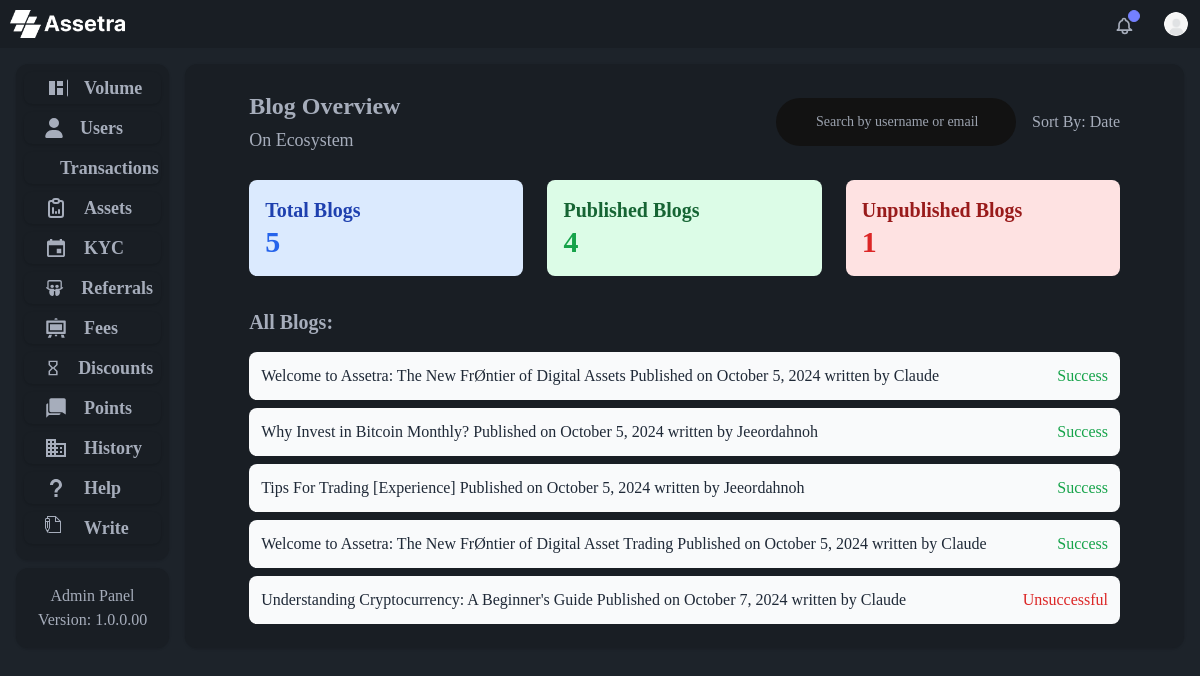
/blog_overview, run on the app's committed database.
### admin_panel/models.py (models this page shows, shortened)
class Blog(models.Model):
    title = models.CharField(max_length=200)
    slug = models.SlugField(unique=True, max_length=200, blank=True)
    author = models.ForeignKey(User, on_delete=models.CASCADE)
    content = models.TextField()
    category = models.ForeignKey(
        "Category", on_delete=models.SET_NULL, null=True, blank=True
    )
    cover_image = models.ImageField(upload_to="blog_images/", null=True, blank=True)
    created_at = models.DateTimeField(auto_now_add=True)
    is_published = models.BooleanField(default=False)
    tags = models.ManyToManyField("Tag", related_name="posts", blank=True)

class User(AbstractUser):
    country = models.CharField(max_length=100, null=True, blank=True)
    dob = models.DateField(null=True, blank=True)
    mobile = models.CharField(max_length=15, null=True, blank=True)
    verified = models.BooleanField(default=False)
    profile = models.ImageField(upload_to="profile/", null=True, blank=True)

### admin_panel/views.py (the view)
# urls.py: path("blog_overview", views.blog_overview, name="blog_overview"),
def blog_overview(request):
    blogs = Blog.objects.all()
    published_blog = blogs.filter(is_published=True).count()
    unpublished_blog = blogs.filter(is_published=False).count()
    context = {
        "blogs": blogs,
        "published_blog": published_blog,
        "unpublished_blog": unpublished_blog,
    }
    return render(request, "admin_panel/blog_overview.html", context)

### admin_panel/templates/admin_panel/blog_overview.html
{% extends "admin_panel/layout.html" %} {% block body %}
<div class="container rounded-xl bg-base-200 shadow h-full px-16 py-6">
  <div class="flex justify-between items-center mb-6">
    <div class="text-left">
      <h5 class="h5 font-semibold">Blog Overview</h5>
      <h6 class="h6 font-normal">On Ecosystem</h6>
    </div>
    <div class="flex items-center">
        <form method="GET" action="{% url 'search_blogs' %}" class="mr-4">
            <input
              type="text"
              id="defult-search"
              name="search_term"
              class="block w-[20dvw] h-2/3 p-4 ps-10 text-sm rounded-full"
              placeholder="Search by username or email"
            />
          </form>
      <button type="button" class="text-[16px] font-normal">
        Sort By: Date {{order}}
      </button>
    </div>
  </div>
  <div class="grid grid-cols-1 md:grid-cols-3 gap-6 mb-8">
    <div class="bg-blue-100 p-4 rounded-lg">
      <h2 class="text-xl font-semibold text-blue-800">Total Blogs</h2>
      <p class="text-3xl font-bold text-blue-600">{{ blogs.count }}</p>
    </div>
    <div class="bg-green-100 p-4 rounded-lg">
      <h2 class="text-xl font-semibold text-green-800">Published Blogs</h2>
      <p class="text-3xl font-bold text-green-600">
        {{ published_blog }}
      </p>
    </div>
    <div class="bg-red-100 p-4 rounded-lg">
      <h2 class="text-xl font-semibold text-red-800">Unpublished Blogs</h2>
      <p class="text-3xl font-bold text-red-600">
        {{ unpublished_blog }}
      </p>
    </div>
  </div>
  <div>
    <h3 class="text-xl font-semibold mb-4">All Blogs:</h3>
    <ul class="space-y-2 overflow-y-auto max-h-[400px] scrollbar-hide">
      {% for blog in blogs %}
      <li>
        <a href="{% url 'blog' id=blog.id %}" class="bg-gray-50 p-3 rounded-lg flex justify-between items-center">
          <span class="text-gray-800">
            <span class="font-medium">{{ blog.title }}</span>
            Published on
            <span class="font-medium"
              >{{ blog.created_at|date:"F j, Y" }}  written by  {{ blog.author|title }}</span
            >
          </span>
          <span
            class="{% if blog.is_published %}text-green-600{% else %}text-red-600{% endif %} font-medium"
          >
            {{ blog.is_published | yesno:"Success,Unsuccessful" }}
          </span>
        </a>
      </li>
      {% endfor %}
    </ul>
  </div>
</div>
{% endblock %}

### data on the page
Blog: title "Welcome to Assetra: The New FrØntier of Digital Assets", created_at "October 5, 2024", author "Claude", is_published "Success"
Blog: title "Why Invest in Bitcoin Monthly?", created_at "October 5, 2024", author "Jeeordahnoh", is_published "Success"
Blog: title "Tips For Trading [Experience]", created_at "October 5, 2024", author "Jeeordahnoh", is_published "Success"
Blog: title "Welcome to Assetra: The New FrØntier of Digital Asset Trading", created_at "October 5, 2024", author "Claude", is_published "Success"
Blog: title "Understanding Cryptocurrency: A Beginner's Guide", created_at "October 7, 2024", author "Claude", is_published "Unsuccessful"

### other printed values
{{ blogs.count }} "5"
{{ published_blog }} "4"
{{ unpublished_blog }} "1"
